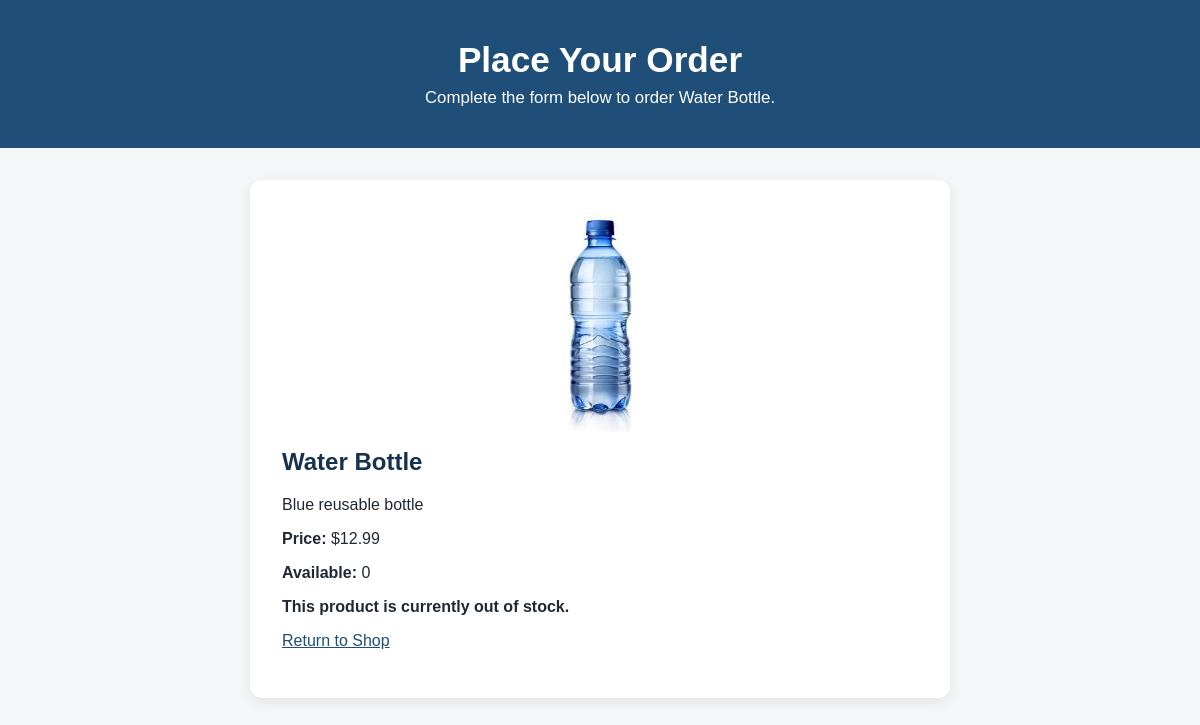
Page /orders/new/2 on the committed database.
### app/models.py (models this page shows)
class Product(db.Model):
    id = db.Column(db.Integer, primary_key=True)
    name = db.Column(db.String(200), nullable=False)
    description = db.Column(db.Text)
    price = db.Column(db.Float, nullable=False)
    stock = db.Column(db.Integer, default=0)
    image_url = db.Column(db.String(200))
    created_at = db.Column(db.DateTime, default=datetime.utcnow)

### app/routes/orders.py (the view, shortened to what this page needs)
@orders.route("/orders/new/<int:product_id>", methods=["GET", "POST"])
def create_order(product_id):
    product = Product.query.get_or_404(product_id)
    return render_template("new_order.html", product=product)

### app/__init__.py (called while the page is built)
def configure_request_monitoring(app):
    @app.before_request
    def before_request():
        g.start_time = time.perf_counter()
    @app.after_request
    def after_request(response):
        elapsed = time.perf_counter() - g.start_time
        app.logger.info(
            "%s %s | %s | %.4fs | %s",
            request.method,
            request.path,
            response.status_code,
            elapsed,
            request.remote_addr,
        )
        return response

def configure_security_headers(app):
    @app.after_request
    def add_security_headers(response):
        response.headers["X-Content-Type-Options"] = "nosniff"
        response.headers["X-Frame-Options"] = "SAMEORIGIN"
        response.headers["Referrer-Policy"] = "strict-origin-when-cross-origin"
        response.headers["Permissions-Policy"] = (
            "camera=(), microphone=(), geolocation=()"
        )
        return response

### app/templates/new_order.html (shortened to what this page needs)
<!DOCTYPE html>
<html lang="en">
<head>
    <link
        rel="stylesheet"
        href="{{ url_for('static', filename='css/styles.css') }}"
    >
</head>
<body>
    <header>
        <h1>Place Your Order</h1>
        <p>Complete the form below to order {{ product.name }}.</p>
    </header>
    <main class="order-page">
        <section class="order-card">
            {% if product.image_url %}
                {% if product.image_url.startswith("http") %}
                    <img
                        src="{{ product.image_url }}"
                        alt="{{ product.name }}"
                        width="250"
                    >
                {% else %}
                    <img
                        src="{{ url_for('static', filename='images/' + product.image_url) }}"
                        alt="{{ product.name }}"
                        width="250"
                    >
                {% endif %}
            {% endif %}
            <h2>{{ product.name }}</h2>
            <p>{{ product.description }}</p>
            <p>
                <strong>Price:</strong>
                ${{ "%.2f"|format(product.price) }}
            </p>
            <p>
                <strong>Available:</strong>
                {{ product.stock }}
            </p>
            {% if product.stock > 0 %}
                <form method="POST">
                    <label for="customer_name">Customer Name</label>
                    <input
                        type="text"
                        id="customer_name"
                        name="customer_name"
                        required
                    >
                    <label for="customer_email">Email Address</label>
                    <input
                        type="email"
                        id="customer_email"
                        name="customer_email"
                        required
                    >
                    <label for="quantity">Quantity</label>
                    <input
                        type="number"
                        id="quantity"
                        name="quantity"
                        min="1"
                        max="{{ product.stock }}"
                        value="1"
                        required
                    >
                    <button type="submit">Submit Order</button>
                </form>
            {% else %}
                <p><strong>This product is currently out of stock.</strong></p>
            {% endif %}
            <p>
                <a href="{{ url_for('products.product_listing') }}">
                    Return to Shop
                </a>
            </p>
        </section>
    </main>
</body>
</html>

### app/static/css/styles.css (style rules this page uses)
* { box-sizing: border-box; }
body { margin: 0; font-family: Arial, Helvetica, sans-serif; background: #f4f6f8; color: #1f2933; }
header { padding: 2.5rem 1rem; text-align: center; background: #1f4e78; color: white; }
header h1 { margin: 0 0 0.5rem; font-size: 2.2rem; }
header p { margin: 0; font-size: 1.05rem; }
main { width: min(1100px, 92%); margin: 2rem auto; }
main > section { background: white; border-radius: 12px; padding: 1.5rem; margin-bottom: 1.5rem; box-shadow: 0 4px 14px rgba(0, 0, 0, 0.08); }
main > section img { display: block; max-width: 100%; height: 220px; object-fit: cover; margin: 0 auto 1rem; border-radius: 10px; }
h2 { margin-top: 0; color: #16324f; }
a { color: #1f4e78; }
.order-page { max-width: 700px; }
.order-card, .confirmation-card { background: white; border-radius: 12px; padding: 2rem; box-shadow: 0 4px 14px rgba(0, 0, 0, 0.08); }

### rows in the picture
Product: name "Water Bottle", image_url (picture), description "Blue reusable bottle", price "12.99", stock "0"
